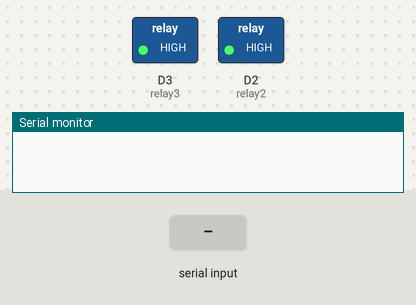
A sketch run on a simulated ESP8266 (NodeMCU). On the bench: switched loads named in the sketch (green lamp = pin HIGH), the last lines printed to the serial monitor. The test bench sets the inputs (shaded band).

Above: at 1.2 s.
1.3 s: "A" received over the second serial link
At 2.2 s:
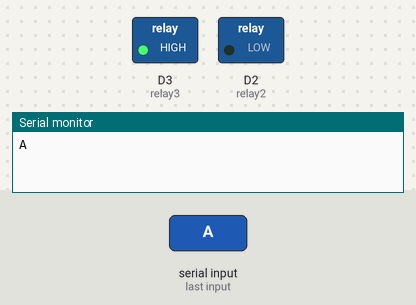
2.8 s: "C" received over the second serial link
At 3.3 s:
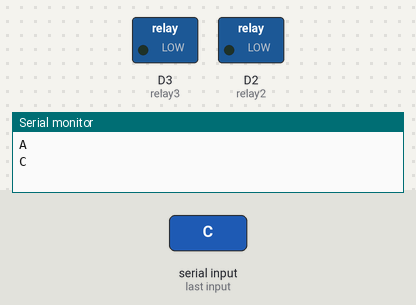
4.3 s: "B" received over the second serial link
At 5.7 s:
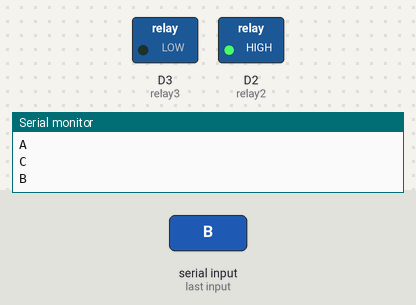
Timing chart, 0 to 7.3 s (numbered marks = the images above; inputs shaded):
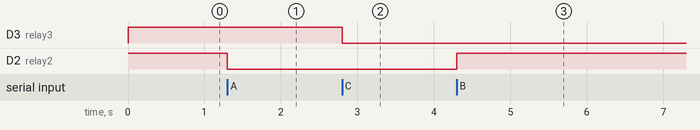

The sketch:

receiver_code.ino
```cpp
#include <SoftwareSerial.h>

SoftwareSerial xbee(D6, D7); // RX, TX

int relay2 = D2;  // LED
int relay3 = D3;  // Buzzer

void setup() {
  Serial.begin(9600);
  xbee.begin(9600);

  pinMode(relay2, OUTPUT);
  pinMode(relay3, OUTPUT);

  digitalWrite(relay2, HIGH);
  digitalWrite(relay3, HIGH);
}

void loop() {
  if (xbee.available()) {
    char data = xbee.read();
    Serial.println(data);

    switch(data) {
      case 'A': digitalWrite(relay2, LOW); break;
      case 'B': digitalWrite(relay2, HIGH); break;
      case 'C': digitalWrite(relay3, LOW); break;
      case 'D': digitalWrite(relay3, HIGH); break;
    }
  }
}
```

Measured:
- after the input at 1.3 s, D2 (relay2): HIGH → LOW at once
- after the input at 2.8 s, D3 (relay3): HIGH → LOW at once
- after the input at 4.3 s, D2 (relay2): LOW → HIGH at once
